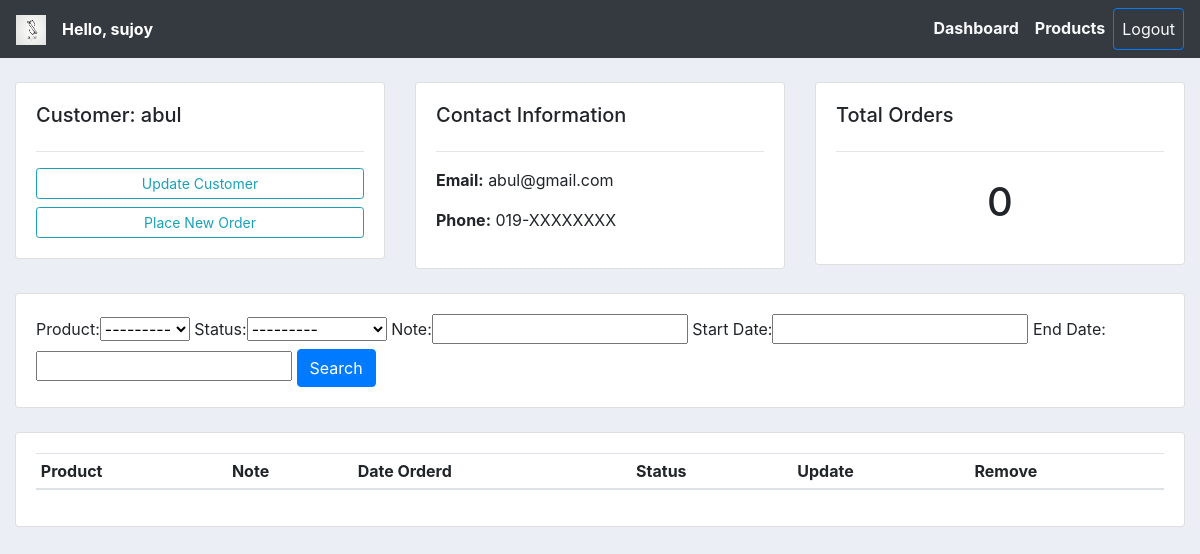
Page /customer/8/ (signed in) on the committed database.
### accounts/models.py (models this page shows, shortened)
class Customer(models.Model):
    user = models.OneToOneField(User, null=True, on_delete=models.CASCADE)
    name = models.CharField(max_length=120, null=True)
    phone = models.CharField(max_length=120, null=True)
    email = models.EmailField(null=True)
    profile_pic = models.ImageField(default='profile-pic.png', null
    =True, blank=True)
    date_created = models.DateTimeField(auto_now_add=True, null=True)
    def get_order_url(self):
        return reverse("crm:create-order", kwargs={'id':self.id})

### accounts/decorators.py (the view)
        def wrapper_func(request, *args, **kwargs):
            group = None
            if request.user.groups.exists():
                group = request.user.groups.all()[0].name
            if group in allowed_roles:
                return view_func(request, *args, **kwargs)
            else:
                return HttpResponse('You are not authorize to visit the page')

### accounts/models.py (called while the page is built)
    def __str__(self):
        return self.name

### accounts/views.py (called while the page is built)
@login_required(login_url='crm:login')
@allowed_users(allowed_roles=['admin'])
@admin_only
def customer_view(request, id):
    template_name = "accounts/customer.html"
    customer = Customer.objects.get(id=id)
    orders = customer.order_set.all()
    order_count = orders.count()
    myFilter = OrderFilter(request.GET, queryset=orders)
    orders = myFilter.qs
    context = {
        'customer' : customer,
        'orders' : orders,
        'order_count' : order_count,
        'myFilter' : myFilter
    }
    return render(request, template_name, context)

### accounts/templates/accounts/customer.html (shortened to what this page needs)
{%  extends 'accounts/base.html' %}
{% block content %}
	<br>
<div class="row">
	<div class="col-md">
		<div class="card card-body">
			<h5>Customer: {{ customer.name }}</h5>
			<hr>
			<a class="btn btn-outline-info  btn-sm btn-block" href="">Update Customer</a>
			<a class="btn btn-outline-info  btn-sm btn-block" href="{{ customer.get_order_url }}">Place New Order</a>
		</div>
	</div>
	<div class="col-md">
		<div class="card card-body">
			<h5>Contact Information</h5>
			<hr>
			<p><b>Email:</b> {{ customer.email }}</p>
			<p><b>Phone:</b>  {{ customer.phone }}</p>
		</div>
	</div>
	<div class="col-md">
		<div class="card card-body">
			<h5>Total Orders</h5>
			<hr>
			<h1 style="text-align: center;padding: 10px">{{ order_count }}</h1>
		</div>
	</div>
</div>
<br>
<div class="row">
	<div class="col">
		<div class="card card-body">
			<form method="get">
				{{ myFilter.form }}
		    <button class="btn btn-primary" type="submit">Search</button>
		  </form>
		</div>
	</div>
</div>
<br>
<div class="row">
	<div class="col-md">
		<div class="card card-body">
			<table class="table table-sm">
                <thead>
                    <tr>
                        <th>Product</th>
                        <th>Note</th>
                        <th>Date Orderd</th>
                        <th>Status</th>
                        <th>Update</th>
                        <th>Remove</th>
                    </tr>
                </thead>
			</table>
		</div>
	</div>
</div>
{% endblock %}

### accounts/templates/accounts/navbar.html (shortened to what this page needs)
{% load static %}
<nav class="navbar navbar-expand-lg navbar-dark bg-dark">
    <a class="navbar-brand" href="/">
      <img src="{% static 'images/logo.png' %}" alt="logo" height="30px" width="30px">
    </a>
    <span class="text-white mr-4 font-weight-bold">Hello, {{ request.user }}</span>
    <div class="collapse navbar-collapse" id="navbarNavAltMarkup">
      {% if request.user.is_staff %}
      <div class="navbar-nav ml-auto">
        <a class="nav-item nav-link font-weight-bold text-light" href="{% url 'crm:home'%}">Dashboard</a>
        <a class="nav-item nav-link font-weight-bold text-light" href="{% url 'crm:products' %}">Products</a>
        <a class="nav-item nav-link btn btn-outline-primary text-light" href="{% url 'crm:logout' %}">Logout</a>
      </div>
      {% else %}
      <div class="navbar-nav ml-auto">
        <a class="nav-item nav-link active" href="{% url 'crm:account'%}">Settings</a>
        <a class="nav-item nav-link btn btn-primary" href="{% url 'crm:logout' %}">Logout</a>
      </div>
      {% endif %}
    </div>
  </nav>

### staticfiles/css/style.css (style rules this page uses)
body { background-color: #ebeff5; }

### rows in the picture
Customer: name "abul", email "abul@gmail.com", phone "019-XXXXXXXX"

### other values in the picture
{{ request.user }} "sujoy"
{{ order_count }} "0"
